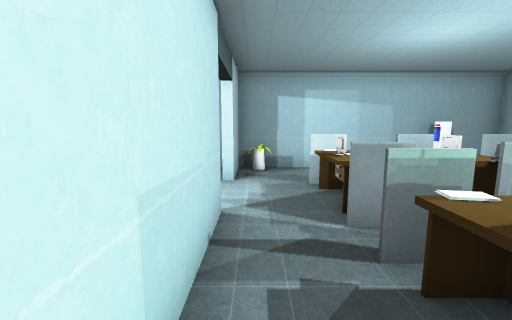
view 1 (above)

22 first-person views from a walk through a scene from a Unity 3-D project. The camera is 1.5 m above the floor, tilts 8° down and sees 90° across. The floor is counted in squares, 1 m on a side. Each view is taken from the middle of a square. On the plan, view 1 faces up. The plan holds only what a view shows up to about 13 squares ahead; the rest is blank. Door leaves are left out, so doorways stand open. Some surface patterns are stand-ins.

view 2
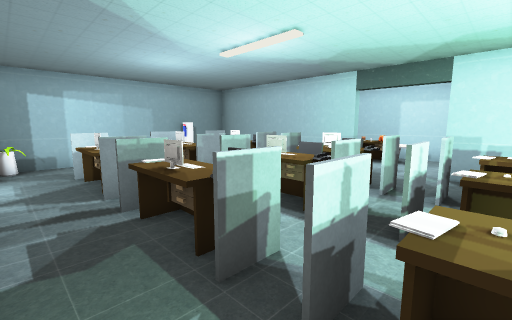

view 3
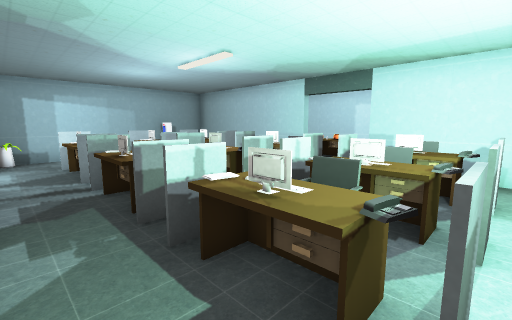

view 4
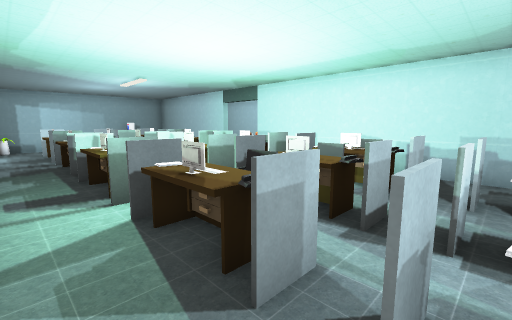

view 5
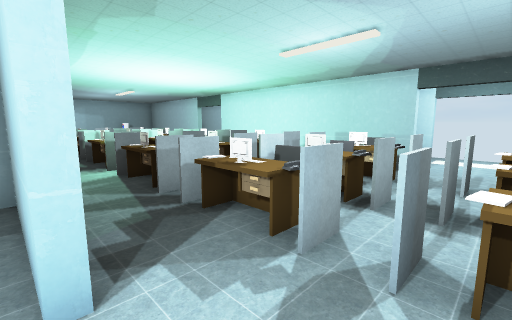

view 6
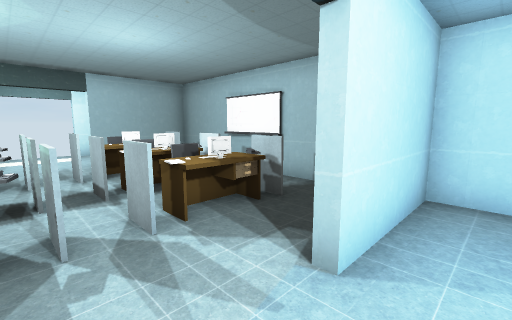

view 7
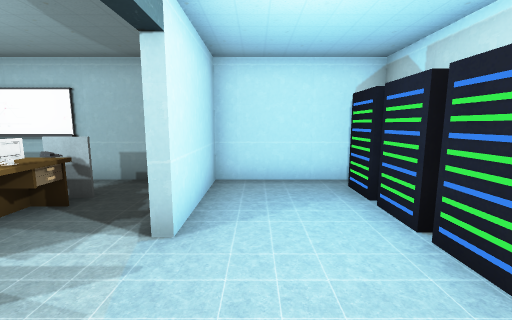

view 8
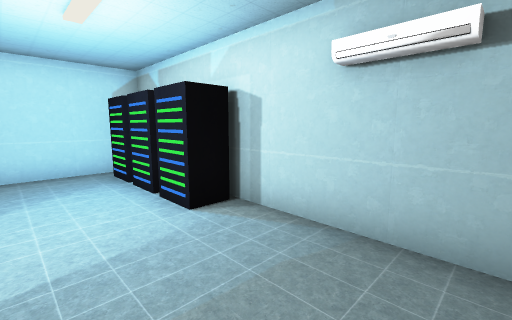

view 9
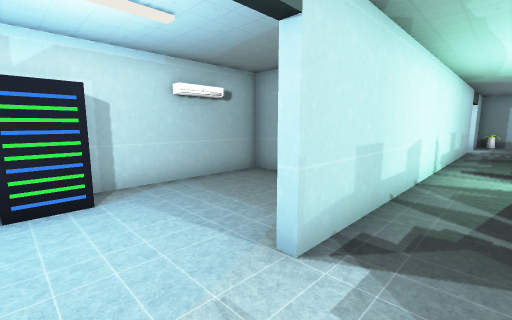

view 10
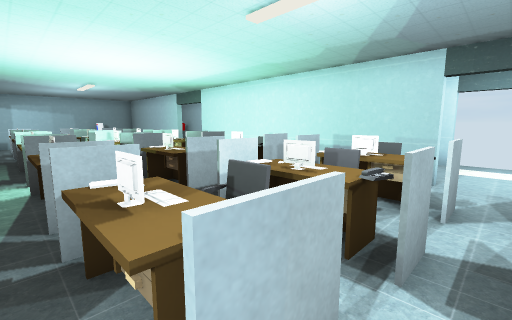

view 11
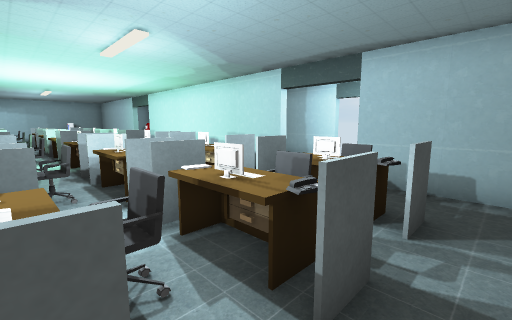

view 12
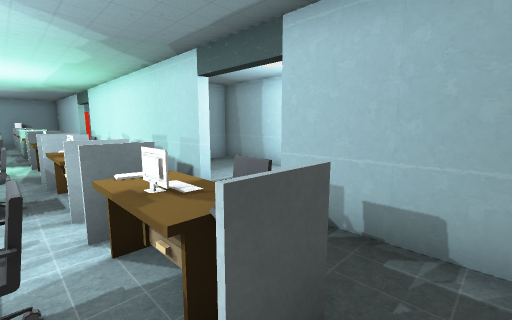

view 13
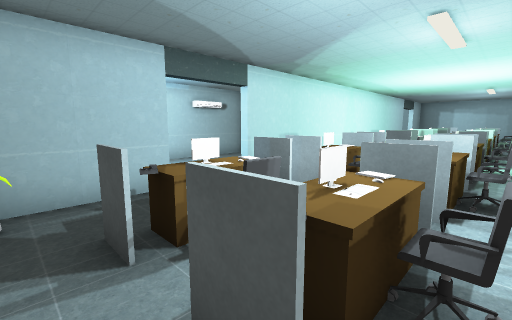

view 14
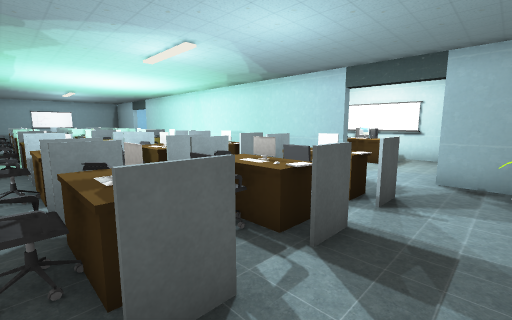

view 15
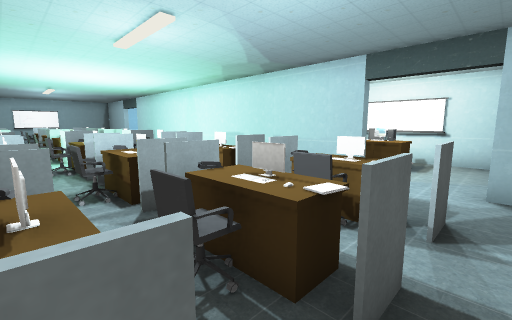

view 16
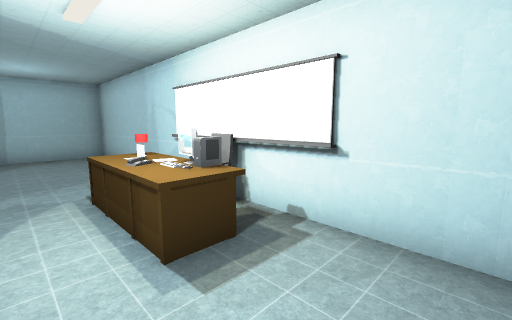

view 17
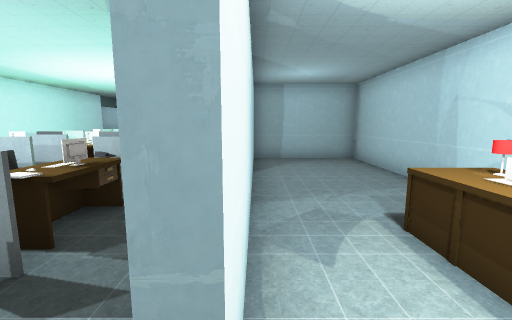

view 18
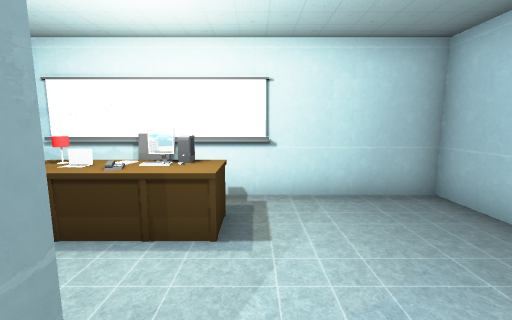

view 19
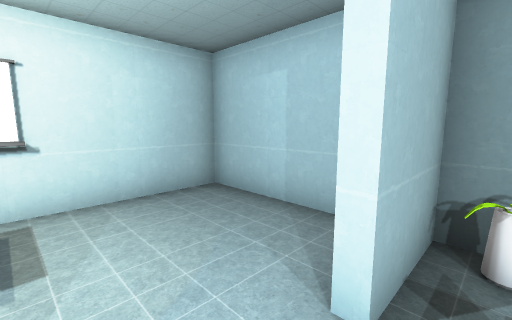

view 20
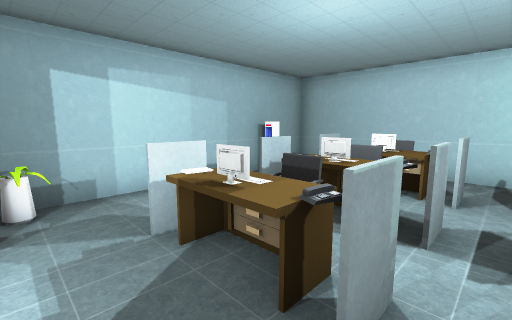

view 21
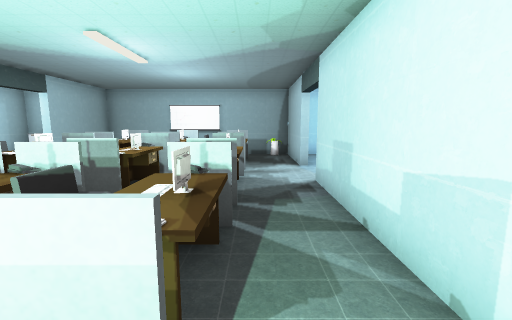

view 22
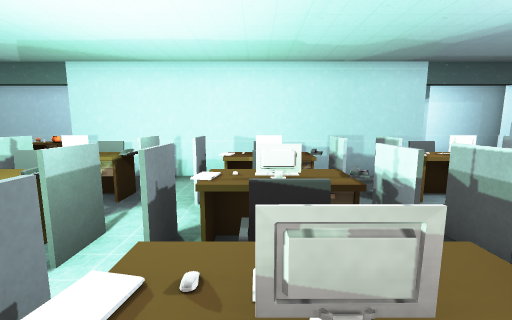

### Floor plan
Points are (right, up) in squares from view 1. A wall is a line through its corners. A room is listed if a view was taken in it or the views show most of it. See-through windows are left out.
Room 1 (views 1, 2, 14, 15, 18, 19, 20)
walls: (3.5, 2.7) (4.5, 2.7); (2.4, 2.6) (1.2, 2.6); (4.5, 2.6) (3.5, 2.6); (1.2, 2.7) (2.2, 2.7); (5.6, 2.7) (6.6, 2.7); (2.4, 6.3) (1.2, 6.3); (3.4, 6.4) (4.5, 6.4); (6.6, 2.6) (5.6, 2.6); (4.5, 6.3) (3.5, 6.3); (-0.6, 4.3) (-0.6, -3.6); (1.2, 6.4) (2.2, 6.4); (3.4, -1.1) (4.5, -1.1); (2.4, -1.2) (1.2, -1.2); (5.6, 6.4) (6.6, 6.4); (4.5, -1.2) (3.5, -1.2); (1.2, -1.1) (2.2, -1.1); (5.6, -1.1) (6.6, -1.1); (6.6, 6.3) (5.6, 6.3); (6.6, -1.2) (5.6, -1.2); (8.4, 1.7) (8.4, 8.8) (-0.6, 8.8) (-0.6, 6.8); (3.5, -3.8) (4.5, -3.8); (1.2, -3.8) (2.2, -3.8); (5.6, -3.8) (6.6, -3.8); (1.2, -4.8) (2.2, -4.8); (5.6, -4.8) (6.6, -4.8); (8.4, -4.6) (8.4, -0.8)
low walls: (1.9, 5.7) (1.5, 5.8)
ways out: opening at (0.5, -4.5) to room 2; opening at (-1, 5.5) to room 4
objects: other object (0, 8); other object (2, -3); other object (2, -2); other object (2, 0); other object (2, 1); other object (2, 2); other object (2, 4); other object (2, 5); other object (3, -3) to (3, -2); other object (3, 1); other object (3, 5); other object (4, -3); other object (4, -2); other object (4, 1); other object (4, 2); other object (4, 4); other object (4, 5); other object (5, -3) to (5, -2); other object (5, 1); other object (5, 5); other object (6, -3); other object (6, -2); other object (6, 2); other object (6, 4); other object (6, 5); other object (7, -3) to (7, -2); other object (7, 1); other object (7, 5)
Room 2 (views 3, 4, 21, 22)
walls: (1.2, -7.6) (2.2, -7.6); (2.4, -4.9) (1.2, -4.9); (2.4, -7.7) (1.2, -7.7); (2.4, -3.9) (1.2, -3.9); (1.2, -8.6) (2.2, -8.6); (-0.6, -3.6) (-0.6, -9.6)
ways out: opening at (0.5, -4.5) to room 1; opening at (0.5, -8.5) to room 3
objects: other object (2, -7); other object (2, -6)
Room 3 (views 5, 6, 7, 8, 9, 10, 11, 12, 13)
walls: (3.4, -12.3) (4.5, -12.3); (2.4, -12.4) (1.2, -12.4); (4.5, -12.4) (3.5, -12.4); (1.2, -12.3) (2.2, -12.3); (5.6, -12.3) (6.6, -12.3); (2.4, -8.7) (1.2, -8.7); (6.6, -12.4) (5.6, -12.4); (4.5, -8.7) (3.5, -8.7); (-0.6, -9.6) (-0.6, -10.8) (-0.9, -10.8) (-0.9, -6.6); (2.8, -16.7) (5.2, -16.7); (6.6, -8.7) (5.6, -8.7); (8.8, -10.8) (8.4, -10.8) (8.4, -7.6); (-4.6, -16.8) (-0.9, -16.8) (-0.9, -13.3) (-0.6, -13.3) (-0.6, -16.8) (8.4, -16.8) (8.4, -13.3) (8.8, -13.3); (-4.2, -6.6) (-5.4, -6.6) (-5.4, -11.4); (12.4, -10.5) (12.4, -6.6) (11.5, -6.6); (11.5, -16.8) (12.4, -16.8) (12.4, -13.5)
ways out: opening at (0.5, -8.5) to room 2; opening at (3, -8.5) to room 5; opening at (5, -8.5) to room 6; opening at (7, -8.5); open door at (12.5, -12)
objects: other object (-5, -16) to (-4, -15); other object (-5, -14) to (-4, -14); other object (-5, -13) to (-4, -12); other object (0, -16); other object (2, -15); other object (2, -14); other object (2, -13); other object (2, -11); other object (2, -10); other object (3, -14); other object (3, -10); other object (4, -15); other object (4, -14); other object (4, -13); other object (4, -11); other object (4, -10); other object (5, -14); other object (5, -10); other object (6, -15); other object (6, -14); other object (6, -13); other object (6, -11); other object (6, -10); other object (7, -14); other object (7, -10)
Room 4 (views 16, 17)
walls: (-5.4, 2.6) (-5.4, -6.3) (-0.9, -6.3); (-0.9, -1.9) (-0.9, 4.3) (-0.6, 4.3); (-5.2, 5.4) (-5.2, 0.7); (-0.6, 6.8) (-1, 6.8); (-1.1, 8.8) (-5.4, 8.8) (-5.4, 3.5)
ways out: opening at (-1, 5.5) to room 1
objects: other object (-5, 3); other object (-4, 1); other object (-4, 2); other object (-4, 2) to (-3, 4); other object (-4, 4); other object (-3, 3)
Room 5 (no view inside)
walls: (3.4, -7.6) (4.5, -7.6); (4.5, -4.9) (3.5, -4.9); (3.4, -8.6) (4.5, -8.6)
ways out: opening at (3, -8.5) to room 3
objects: other object (3, -6); other object (4, -7); other object (4, -6)
Room 6 (no view inside)
walls: (5.6, -7.6) (6.6, -7.6); (6.6, -4.9) (5.6, -4.9); (5.6, -8.6) (6.6, -8.6)
ways out: opening at (5, -8.5) to room 3
objects: other object (5, -6); other object (6, -7)

Positions as (right, up) in squares from view 1, and headings:
1: (0, 0), facing up
2: (0, -2), facing up-right
3: (0, -4), facing up-right
4: (0, -9), facing up-right
5: (-1, -13), facing up-right
6: (-2, -11), facing down-right
7: (-2, -10), facing down
8: (-2, -8), facing down-left
9: (1, -13), facing up-left
10: (1, -12), facing up-right
11: (2, -16), facing up-right
12: (5, -16), facing up-right
13: (5, -16), facing up-left
14: (7, 8), facing down-left
15: (6, 7), facing down-left
16: (-2, 7), facing down-left
17: (-1, 5), facing down
18: (0, 5), facing left
19: (0, 5), facing up-left
20: (0, 3), facing up-right
21: (1, -4), facing down
22: (1, -6), facing right
